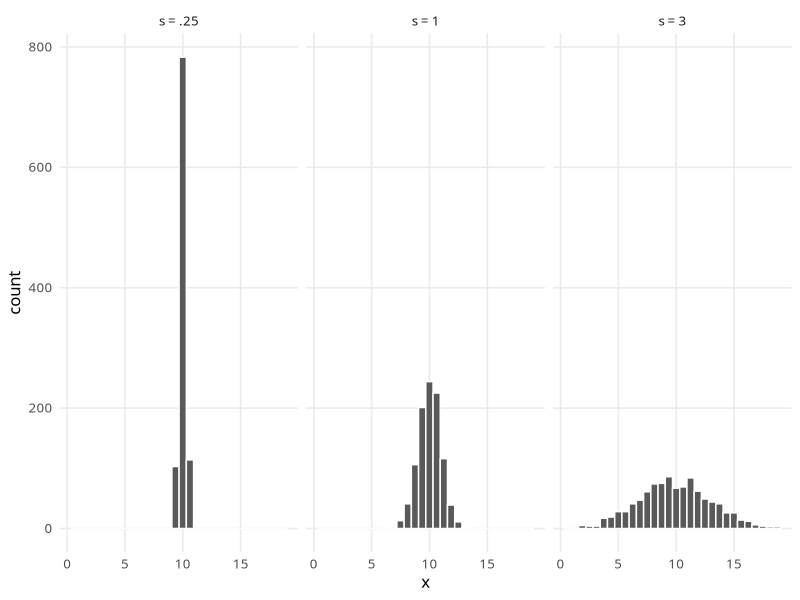
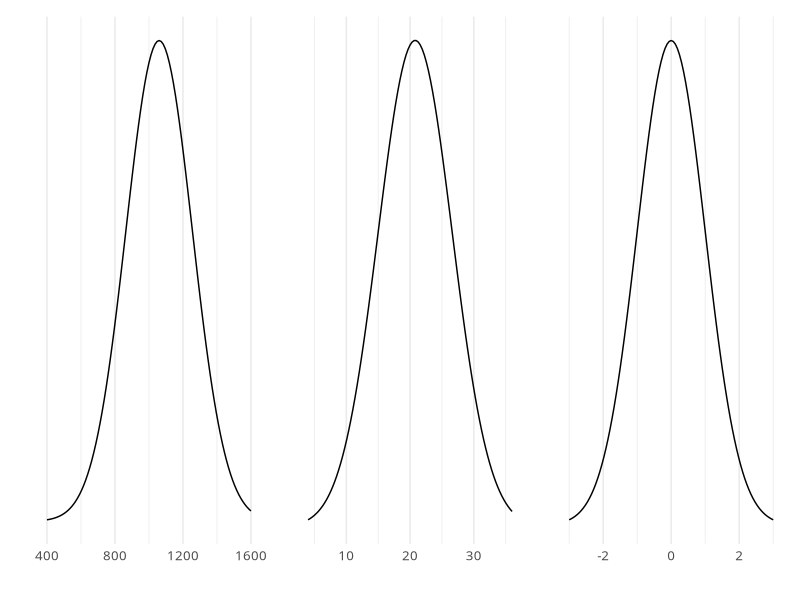
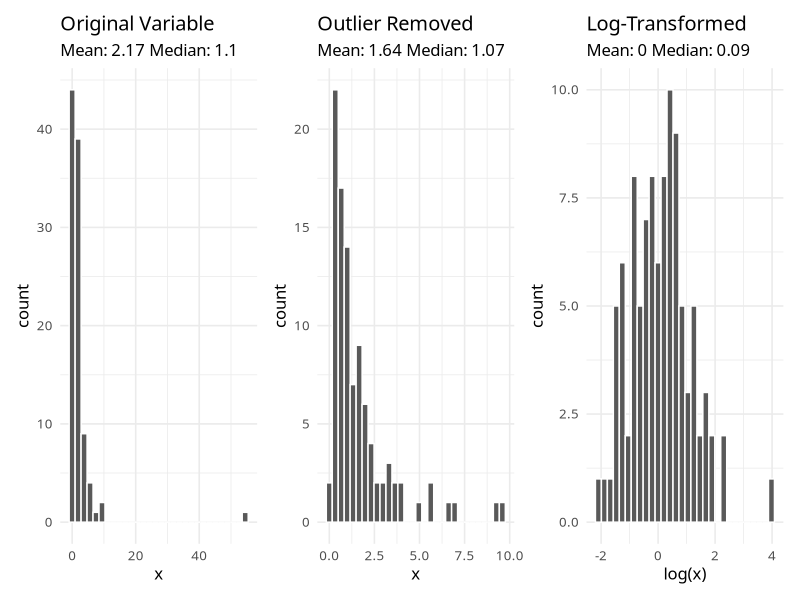

Write the R code that produced these figures, in order.
## ---- chunk 1
library(tidyverse)
library(patchwork)
options(digits = 4)
notes_theme = theme_minimal(base_size = 12, base_family = "Source Sans 3")
theme_set(notes_theme)
## ---- chunk 2
#| fig-width: 8
#| fig-height: 2
set.seed(092224)
tibble(
  x = c(rnorm(1000, mean = 10, sd = 1), 
        rnorm(1000, mean = 10, sd = 3), 
        rnorm(1000, mean = 10, sd = .25)),
  category = c(rep("s = 1", 1000), rep("s = 3", 1000), rep("s = .25", 1000 ))
) %>%
  ggplot(aes(x = x)) + 
  geom_histogram(col = "white") + 
  facet_grid(cols = vars(category)) + 
  theme(panel.grid.minor = element_blank())
## ---- chunk 3
#| fig-width: 8
#| fig-height: 2

p1 = ggplot(data = data.frame(x = c(400, 1600)), aes(x)) +
  stat_function(fun = dnorm, n = 101, args = list(mean = 1060, sd = 195)) + ylab("") +
  scale_y_continuous(breaks = NULL) + 
  xlab("")

p2 = ggplot(data = data.frame(x = c(4, 36)), aes(x)) +
  stat_function(fun = dnorm, n = 101, args = list(mean = 20.8, sd = 5.8)) + ylab("") +
  scale_y_continuous(breaks = NULL)+ 
  xlab("")

p3 = ggplot(data = data.frame(x = c(-3, 3)), aes(x)) +
  stat_function(fun = dnorm, n = 101, args = list(mean = 0, sd = 1)) + ylab("") +
  scale_y_continuous(breaks = NULL)+ 
  xlab("")

p1 + p2 + p3
## ---- chunk 4
#| fig-width: 8
#| fig-height: 3

toy_data = tibble(
  x = exp(c(rnorm(99), 4))
)

p1 = ggplot(toy_data, aes(x = x)) + 
  geom_histogram(col = "white") + 
  labs(
    title = "Original Variable",
    subtitle = paste("Mean:", round(mean(toy_data$x), 2), "Median:", round(median(toy_data$x),2 ))
  )

toy_data_filtered = toy_data %>%
  filter(x < 20)

p2 = toy_data_filtered %>%
  ggplot(aes(x = x)) + 
  geom_histogram(col = "white") + 
  labs(
    title = "Outlier Removed",
    subtitle = paste("Mean:", round(mean(toy_data_filtered$x), 2), "Median:", round(median(toy_data_filtered$x),2 ))
  )

p3 = ggplot(toy_data, aes(x = log(x))) + 
  geom_histogram(col = "white") + 
  labs(
    title = "Log-Transformed",
    subtitle = paste("Mean:", round(mean(log(toy_data$x), 2)), "Median:", round(median(log(toy_data$x)),2 ))
  )

p1 + p2 + p3
